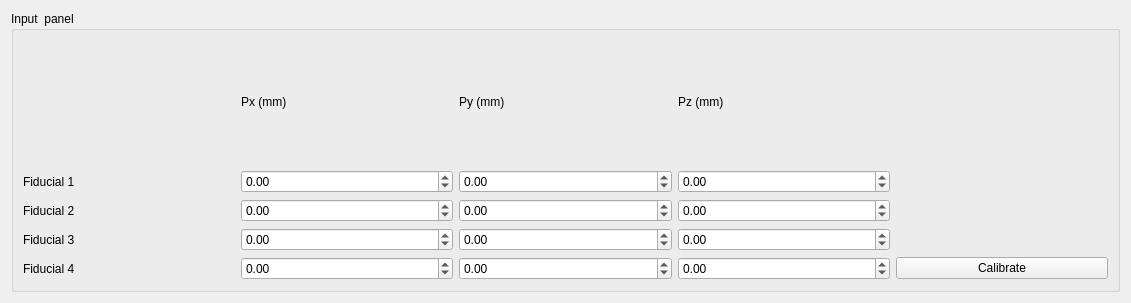
<?xml version="1.0" encoding="UTF-8"?>
<ui version="4.0">
 <class>WDG_input_panel_pick_basket</class>
 <widget class="QWidget" name="WDG_input_panel_pick_basket">
  <property name="geometry">
   <rect>
    <x>0</x>
    <y>0</y>
    <width>1131</width>
    <height>303</height>
   </rect>
  </property>
  <property name="windowTitle">
   <string>Form</string>
  </property>
  <layout class="QHBoxLayout" name="horizontalLayout">
   <item>
    <widget class="QGroupBox" name="groupBox">
     <property name="title">
      <string>Input  panel</string>
     </property>
     <layout class="QGridLayout" name="gridLayout">
      <item row="2" column="1">
       <widget class="QDoubleSpinBox" name="DSB_px_2">
        <property name="minimum">
         <double>-500.000000000000000</double>
        </property>
        <property name="singleStep">
         <double>0.050000000000000</double>
        </property>
        <property name="value">
         <double>0.000000000000000</double>
        </property>
       </widget>
      </item>
      <item row="3" column="1">
       <widget class="QDoubleSpinBox" name="DSB_px_3">
        <property name="minimum">
         <double>-500.000000000000000</double>
        </property>
        <property name="singleStep">
         <double>0.050000000000000</double>
        </property>
        <property name="value">
         <double>0.000000000000000</double>
        </property>
       </widget>
      </item>
      <item row="4" column="3">
       <widget class="QDoubleSpinBox" name="DSB_pz_4">
        <property name="minimum">
         <double>-500.000000000000000</double>
        </property>
        <property name="maximum">
         <double>500.000000000000000</double>
        </property>
        <property name="singleStep">
         <double>0.050000000000000</double>
        </property>
       </widget>
      </item>
      <item row="3" column="3">
       <widget class="QDoubleSpinBox" name="DSB_pz_3">
        <property name="minimum">
         <double>-500.000000000000000</double>
        </property>
        <property name="singleStep">
         <double>0.050000000000000</double>
        </property>
        <property name="value">
         <double>0.000000000000000</double>
        </property>
       </widget>
      </item>
      <item row="4" column="1">
       <widget class="QDoubleSpinBox" name="DSB_px_4">
        <property name="minimum">
         <double>-500.000000000000000</double>
        </property>
        <property name="maximum">
         <double>500.000000000000000</double>
        </property>
        <property name="singleStep">
         <double>0.050000000000000</double>
        </property>
       </widget>
      </item>
      <item row="1" column="2">
       <widget class="QDoubleSpinBox" name="DSB_py_1">
        <property name="minimum">
         <double>-500.000000000000000</double>
        </property>
        <property name="maximum">
         <double>50.000000000000000</double>
        </property>
        <property name="singleStep">
         <double>0.050000000000000</double>
        </property>
       </widget>
      </item>
      <item row="1" column="1">
       <widget class="QDoubleSpinBox" name="DSB_px_1">
        <property name="minimum">
         <double>-500.000000000000000</double>
        </property>
        <property name="maximum">
         <double>500.000000000000000</double>
        </property>
        <property name="singleStep">
         <double>0.050000000000000</double>
        </property>
       </widget>
      </item>
      <item row="4" column="2">
       <widget class="QDoubleSpinBox" name="DSB_py_4">
        <property name="minimum">
         <double>-500.000000000000000</double>
        </property>
        <property name="maximum">
         <double>500.000000000000000</double>
        </property>
        <property name="singleStep">
         <double>0.050000000000000</double>
        </property>
       </widget>
      </item>
      <item row="3" column="2">
       <widget class="QDoubleSpinBox" name="DSB_py_3">
        <property name="minimum">
         <double>-500.000000000000000</double>
        </property>
        <property name="maximum">
         <double>500.000000000000000</double>
        </property>
        <property name="singleStep">
         <double>0.050000000000000</double>
        </property>
       </widget>
      </item>
      <item row="0" column="2">
       <widget class="QLabel" name="LBL_Py">
        <property name="text">
         <string>Py (mm)</string>
        </property>
       </widget>
      </item>
      <item row="4" column="4">
       <widget class="QPushButton" name="PB_calibrate">
        <property name="text">
         <string>Calibrate</string>
        </property>
       </widget>
      </item>
      <item row="2" column="0">
       <widget class="QLabel" name="LBL_fiducial_2">
        <property name="text">
         <string>Fiducial 2</string>
        </property>
       </widget>
      </item>
      <item row="2" column="2">
       <widget class="QDoubleSpinBox" name="DSB_py_2">
        <property name="minimum">
         <double>-500.000000000000000</double>
        </property>
        <property name="maximum">
         <double>500.000000000000000</double>
        </property>
        <property name="singleStep">
         <double>0.050000000000000</double>
        </property>
       </widget>
      </item>
      <item row="0" column="1">
       <widget class="QLabel" name="LBL_Px">
        <property name="text">
         <string>Px (mm)</string>
        </property>
       </widget>
      </item>
      <item row="1" column="0">
       <widget class="QLabel" name="LBL_fiducial_1">
        <property name="text">
         <string>Fiducial 1</string>
        </property>
       </widget>
      </item>
      <item row="4" column="0">
       <widget class="QLabel" name="LBL_fiducial_4">
        <property name="text">
         <string>Fiducial 4</string>
        </property>
       </widget>
      </item>
      <item row="3" column="0">
       <widget class="QLabel" name="LBL_fiducial_3">
        <property name="text">
         <string>Fiducial 3</string>
        </property>
       </widget>
      </item>
      <item row="0" column="3">
       <widget class="QLabel" name="LBL_Pz">
        <property name="text">
         <string>Pz (mm)</string>
        </property>
       </widget>
      </item>
      <item row="1" column="3">
       <widget class="QDoubleSpinBox" name="DSB_pz_1">
        <property name="minimum">
         <double>-500.000000000000000</double>
        </property>
        <property name="maximum">
         <double>500.000000000000000</double>
        </property>
        <property name="singleStep">
         <double>0.050000000000000</double>
        </property>
       </widget>
      </item>
      <item row="2" column="3">
       <widget class="QDoubleSpinBox" name="DSB_pz_2">
        <property name="minimum">
         <double>-500.000000000000000</double>
        </property>
        <property name="maximum">
         <double>500.000000000000000</double>
        </property>
        <property name="singleStep">
         <double>0.050000000000000</double>
        </property>
       </widget>
      </item>
     </layout>
    </widget>
   </item>
  </layout>
 </widget>
 <resources/>
 <connections/>
</ui>
